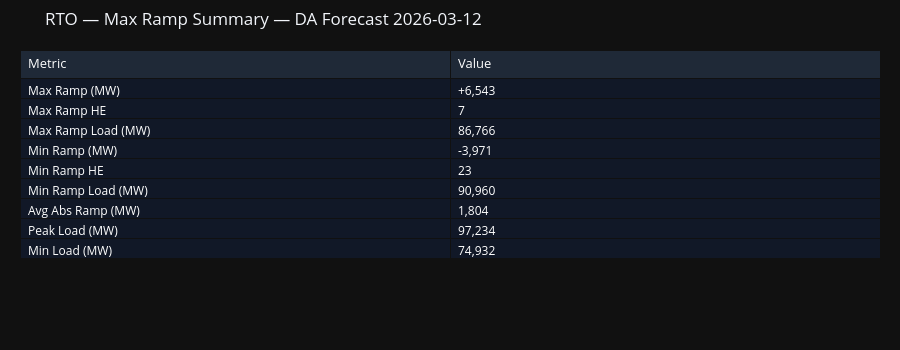

Notebook code for this chart:
### Markdown cell above
## 7. RTO Max Ramp Summary

### Code cell
dfr = df_da[df_da["ramp_mw"].notna()]

idx_max = dfr["ramp_mw"].idxmax()
row_max = dfr.loc[idx_max]
idx_min = dfr["ramp_mw"].idxmin()
row_min = dfr.loc[idx_min]

summary_data = {
    "Metric": [
        "Max Ramp (MW)", "Max Ramp HE", "Max Ramp Load (MW)",
        "Min Ramp (MW)", "Min Ramp HE", "Min Ramp Load (MW)",
        "Avg Abs Ramp (MW)", "Peak Load (MW)", "Min Load (MW)",
    ],
    "Value": [
        f"{row_max['ramp_mw']:+,.0f}", int(row_max["hour_ending"]), f"{row_max['forecast_load_mw']:,.0f}",
        f"{row_min['ramp_mw']:+,.0f}", int(row_min["hour_ending"]), f"{row_min['forecast_load_mw']:,.0f}",
        f"{dfr['ramp_mw'].abs().mean():,.0f}",
        f"{dfr['forecast_load_mw'].max():,.0f}", f"{dfr['forecast_load_mw'].min():,.0f}",
    ],
}

df_summary = pd.DataFrame(summary_data)

fig_table = go.Figure(data=[go.Table(
    header=dict(
        values=["Metric", "Value"],
        fill_color="#1f2937",
        font=dict(color="white", size=13),
        align="left",
    ),
    cells=dict(
        values=[df_summary["Metric"], df_summary["Value"]],
        fill_color="#111827",
        font=dict(color="white", size=12),
        align="left",
    ),
)])
fig_table.update_layout(
    title=f"RTO — Max Ramp Summary — DA Forecast {FORECAST_DATE.date()}",
    template="plotly_dark", height=350,
    margin=dict(l=20, r=20, t=50, b=20),
)
fig_table.show()

### Figure 1 — Plotly figure (JSON) as saved in the notebook; plotly's stock layout.template omitted (floating-point values rounded to 4 significant figures)
{"data": [{"cells": {"align": "left", "fill": {"color": "#111827"}, "font": {"color": "white", "size": 12}, "values": [["Max Ramp (MW)", "Max Ramp HE", "Max Ramp Load (MW)", "Min Ramp (MW)", "Min Ramp HE", "Min Ramp Load (MW)", "Avg Abs Ramp (MW)", "Peak Load (MW)", "Min Load (MW)"], ["+6,543", 7, "86,766", "-3,971", 23, "90,960", "1,804", "97,234", "74,932"]]}, "header": {"align": "left", "fill": {"color": "#1f2937"}, "font": {"color": "white", "size": 13}, "values": ["Metric", "Value"]}, "type": "table"}], "layout": {"height": 350, "margin": {"b": 20, "l": 20, "r": 20, "t": 50}, "title": {"text": "RTO — Max Ramp Summary — DA Forecast 2026-03-12"}}}
